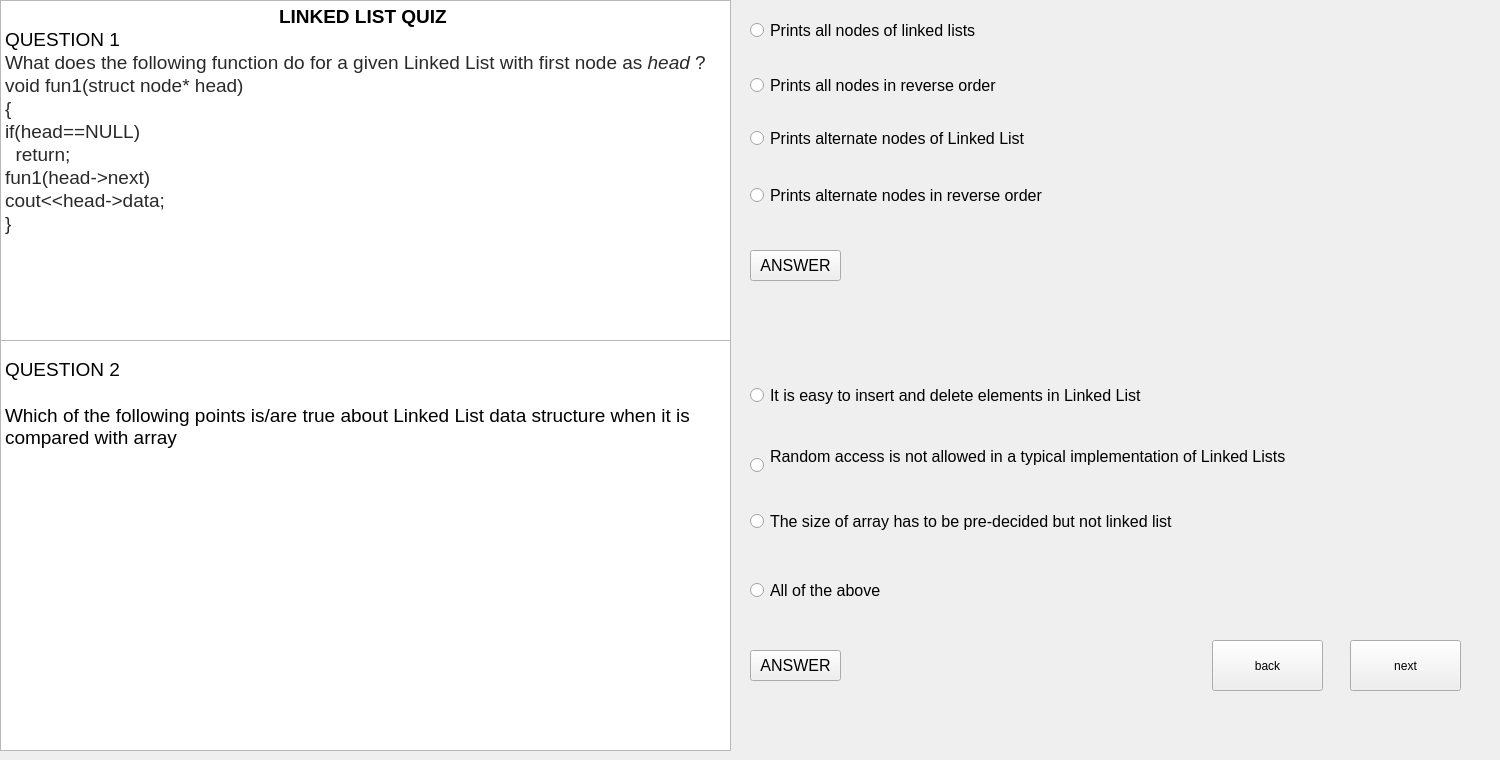
      <widget class="QWidget" name="tab_17">
       <attribute name="title">
        <string>LL 1</string>
       </attribute>
       <widget class="QTextBrowser" name="textBrowser">
        <property name="geometry">
         <rect>
          <x>0</x>
          <y>0</y>
          <width>731</width>
          <height>341</height>
         </rect>
        </property>
        <property name="html">
         <string>&lt;!DOCTYPE HTML PUBLIC &quot;-//W3C//DTD HTML 4.0//EN&quot; &quot;http://www.w3.org/TR/REC-html40/strict.dtd&quot;&gt;
&lt;html&gt;&lt;head&gt;&lt;meta name=&quot;qrichtext&quot; content=&quot;1&quot; /&gt;&lt;style type=&quot;text/css&quot;&gt;
p, li { white-space: pre-wrap; }
&lt;/style&gt;&lt;/head&gt;&lt;body style=&quot; font-family:'MS Shell Dlg 2'; font-size:7.8pt; font-weight:400; font-style:normal;&quot;&gt;
&lt;p align=&quot;center&quot; style=&quot; margin-top:0px; margin-bottom:0px; margin-left:0px; margin-right:0px; -qt-block-indent:0; text-indent:0px;&quot;&gt;&lt;span style=&quot; font-family:'MS Shell Dlg 2'; font-size:14pt; font-weight:600;&quot;&gt;LINKED LIST QUIZ &lt;/span&gt;&lt;/p&gt;
&lt;p style=&quot; margin-top:0px; margin-bottom:0px; margin-left:0px; margin-right:0px; -qt-block-indent:0; text-indent:0px;&quot;&gt;&lt;span style=&quot; font-family:'MS Shell Dlg 2'; font-size:14pt;&quot;&gt;QUESTION 1&lt;/span&gt;&lt;/p&gt;
&lt;p style=&quot; margin-top:0px; margin-bottom:0px; margin-left:0px; margin-right:0px; -qt-block-indent:0; text-indent:0px;&quot;&gt;&lt;span style=&quot; font-family:'Roboto'; font-size:14pt; color:rgba(0,0,0,0.839216); background-color:#ffffff;&quot;&gt;What does the following function do for a given Linked List with first node as &lt;/span&gt;&lt;span style=&quot; font-family:'Roboto'; font-size:14pt; font-style:italic; color:rgba(0,0,0,0.839216); background-color:#ffffff;&quot;&gt;head &lt;/span&gt;&lt;span style=&quot; font-family:'Roboto'; font-size:14pt; color:rgba(0,0,0,0.839216); background-color:#ffffff;&quot;&gt;?&lt;/span&gt;&lt;/p&gt;
&lt;p style=&quot; margin-top:0px; margin-bottom:0px; margin-left:0px; margin-right:0px; -qt-block-indent:0; text-indent:0px;&quot;&gt;&lt;span style=&quot; font-family:'Roboto'; font-size:14pt; color:rgba(0,0,0,0.839216); background-color:#ffffff;&quot;&gt;void fun1(struct node* head)&lt;/span&gt;&lt;/p&gt;
&lt;p style=&quot; margin-top:0px; margin-bottom:0px; margin-left:0px; margin-right:0px; -qt-block-indent:0; text-indent:0px;&quot;&gt;&lt;span style=&quot; font-family:'Roboto'; font-size:14pt; color:rgba(0,0,0,0.839216); background-color:#ffffff;&quot;&gt;{&lt;/span&gt;&lt;/p&gt;
&lt;p style=&quot; margin-top:0px; margin-bottom:0px; margin-left:0px; margin-right:0px; -qt-block-indent:0; text-indent:0px;&quot;&gt;&lt;span style=&quot; font-family:'Roboto'; font-size:14pt; color:rgba(0,0,0,0.839216); background-color:#ffffff;&quot;&gt;if(head==NULL)&lt;/span&gt;&lt;/p&gt;
&lt;p style=&quot; margin-top:0px; margin-bottom:0px; margin-left:0px; margin-right:0px; -qt-block-indent:0; text-indent:0px;&quot;&gt;&lt;span style=&quot; font-family:'Roboto'; font-size:14pt; color:rgba(0,0,0,0.839216); background-color:#ffffff;&quot;&gt;  return;&lt;/span&gt;&lt;/p&gt;
&lt;p style=&quot; margin-top:0px; margin-bottom:0px; margin-left:0px; margin-right:0px; -qt-block-indent:0; text-indent:0px;&quot;&gt;&lt;span style=&quot; font-family:'Roboto'; font-size:14pt; color:rgba(0,0,0,0.839216); background-color:#ffffff;&quot;&gt;fun1(head-&amp;gt;next)&lt;/span&gt;&lt;/p&gt;
&lt;p style=&quot; margin-top:0px; margin-bottom:0px; margin-left:0px; margin-right:0px; -qt-block-indent:0; text-indent:0px;&quot;&gt;&lt;span style=&quot; font-family:'Roboto'; font-size:14pt; color:rgba(0,0,0,0.839216); background-color:#ffffff;&quot;&gt;cout&amp;lt;&amp;lt;head-&amp;gt;data;&lt;/span&gt;&lt;/p&gt;
&lt;p style=&quot; margin-top:0px; margin-bottom:0px; margin-left:0px; margin-right:0px; -qt-block-indent:0; text-indent:0px;&quot;&gt;&lt;span style=&quot; font-family:'Roboto'; font-size:14pt; color:rgba(0,0,0,0.839216); background-color:#ffffff;&quot;&gt;}&lt;/span&gt;&lt;/p&gt;
&lt;p style=&quot;-qt-paragraph-type:empty; margin-top:0px; margin-bottom:0px; margin-left:0px; margin-right:0px; -qt-block-indent:0; text-indent:0px; font-family:'Roboto'; font-size:14pt; color:rgba(0,0,0,0.839216);&quot;&gt;&lt;br /&gt;&lt;/p&gt;&lt;/body&gt;&lt;/html&gt;</string>
        </property>
       </widget>
       <widget class="QTextBrowser" name="textBrowser_2">
        <property name="geometry">
         <rect>
          <x>0</x>
          <y>340</y>
          <width>731</width>
          <height>411</height>
         </rect>
        </property>
        <property name="html">
         <string>&lt;!DOCTYPE HTML PUBLIC &quot;-//W3C//DTD HTML 4.0//EN&quot; &quot;http://www.w3.org/TR/REC-html40/strict.dtd&quot;&gt;
&lt;html&gt;&lt;head&gt;&lt;meta name=&quot;qrichtext&quot; content=&quot;1&quot; /&gt;&lt;style type=&quot;text/css&quot;&gt;
p, li { white-space: pre-wrap; }
&lt;/style&gt;&lt;/head&gt;&lt;body style=&quot; font-family:'MS Shell Dlg 2'; font-size:7.8pt; font-weight:400; font-style:normal;&quot;&gt;
&lt;p align=&quot;center&quot; style=&quot;-qt-paragraph-type:empty; margin-top:0px; margin-bottom:0px; margin-left:0px; margin-right:0px; -qt-block-indent:0; text-indent:0px; font-family:'MS Shell Dlg 2'; font-size:8.25pt;&quot;&gt;&lt;br /&gt;&lt;/p&gt;
&lt;p style=&quot; margin-top:0px; margin-bottom:0px; margin-left:0px; margin-right:0px; -qt-block-indent:0; text-indent:0px;&quot;&gt;&lt;span style=&quot; font-family:'MS Shell Dlg 2'; font-size:14pt;&quot;&gt;QUESTION 2&lt;/span&gt;&lt;/p&gt;
&lt;p style=&quot;-qt-paragraph-type:empty; margin-top:0px; margin-bottom:0px; margin-left:0px; margin-right:0px; -qt-block-indent:0; text-indent:0px; font-family:'MS Shell Dlg 2'; font-size:14pt;&quot;&gt;&lt;br /&gt;&lt;/p&gt;
&lt;p style=&quot; margin-top:0px; margin-bottom:0px; margin-left:0px; margin-right:0px; -qt-block-indent:0; text-indent:0px;&quot;&gt;&lt;span style=&quot; font-family:'MS Shell Dlg 2'; font-size:14pt;&quot;&gt;Which of the following points is/are true about Linked List data structure when it is compared with array&lt;/span&gt;&lt;/p&gt;&lt;/body&gt;&lt;/html&gt;</string>
        </property>
       </widget>
       <widget class="QRadioButton" name="radioButton_5">
        <property name="geometry">
         <rect>
          <x>750</x>
          <y>440</y>
          <width>741</width>
          <height>51</height>
         </rect>
        </property>
        <property name="font">
         <font>
          <pointsize>12</pointsize>
         </font>
        </property>
        <property name="text">
         <string>Random access is not allowed in a typical implementation of Linked Lists
</string>
        </property>
       </widget>
       <widget class="QPushButton" name="pushButton_11">
        <property name="geometry">
         <rect>
          <x>750</x>
          <y>650</y>
          <width>91</width>
          <height>31</height>
         </rect>
        </property>
        <property name="font">
         <font>
          <pointsize>12</pointsize>
         </font>
        </property>
        <property name="text">
         <string>ANSWER</string>
        </property>
       </widget>
       <widget class="QRadioButton" name="radioButton_6">
        <property name="geometry">
         <rect>
          <x>750</x>
          <y>496</y>
          <width>661</width>
          <height>51</height>
         </rect>
        </property>
        <property name="font">
         <font>
          <pointsize>12</pointsize>
         </font>
        </property>
        <property name="text">
         <string>The size of array has to be pre-decided but not linked list</string>
        </property>
       </widget>
       <widget class="QRadioButton" name="radioButton_7">
        <property name="geometry">
         <rect>
          <x>750</x>
          <y>570</y>
          <width>381</width>
          <height>41</height>
         </rect>
        </property>
        <property name="font">
         <font>
          <pointsize>12</pointsize>
         </font>
        </property>
        <property name="text">
         <string>All of the above</string>
        </property>
       </widget>
       <widget class="QRadioButton" name="radioButton_8">
        <property name="geometry">
         <rect>
          <x>750</x>
          <y>380</y>
          <width>561</width>
          <height>31</height>
         </rect>
        </property>
        <property name="font">
         <font>
          <pointsize>12</pointsize>
         </font>
        </property>
        <property name="text">
         <string>It is easy to insert and delete elements in Linked List</string>
        </property>
       </widget>
       <widget class="QPushButton" name="pushButton_39">
        <property name="geometry">
         <rect>
          <x>1212</x>
          <y>640</y>
          <width>111</width>
          <height>51</height>
         </rect>
        </property>
        <property name="text">
         <string>back</string>
        </property>
       </widget>
       <widget class="QPushButton" name="pushButton_40">
        <property name="geometry">
         <rect>
          <x>1350</x>
          <y>640</y>
          <width>111</width>
          <height>51</height>
         </rect>
        </property>
        <property name="text">
         <string>next</string>
        </property>
       </widget>
       <widget class="QLabel" name="label_7">
        <property name="geometry">
         <rect>
          <x>890</x>
          <y>250</y>
          <width>141</width>
          <height>31</height>
         </rect>
        </property>
        <property name="font">
         <font>
          <pointsize>12</pointsize>
         </font>
        </property>
        <property name="text">
         <string/>
        </property>
       </widget>
       <widget class="QRadioButton" name="radioButton_4">
        <property name="geometry">
         <rect>
          <x>750</x>
          <y>180</y>
          <width>401</width>
          <height>31</height>
         </rect>
        </property>
        <property name="font">
         <font>
          <pointsize>12</pointsize>
         </font>
        </property>
        <property name="text">
         <string>Prints alternate nodes in reverse order</string>
        </property>
       </widget>
       <widget class="QRadioButton" name="radioButton_3">
        <property name="geometry">
         <rect>
          <x>750</x>
          <y>130</y>
          <width>351</width>
          <height>17</height>
         </rect>
        </property>
        <property name="font">
         <font>
          <pointsize>12</pointsize>
         </font>
        </property>
        <property name="text">
         <string>Prints alternate nodes of Linked List</string>
        </property>
       </widget>
       <widget class="QRadioButton" name="radioButton_2">
        <property name="geometry">
         <rect>
          <x>750</x>
          <y>70</y>
          <width>401</width>
          <height>31</height>
         </rect>
        </property>
        <property name="font">
         <font>
          <pointsize>12</pointsize>
         </font>
        </property>
        <property name="text">
         <string>Prints all nodes in reverse order</string>
        </property>
       </widget>
       <widget class="QPushButton" name="pushButton_10">
        <property name="geometry">
         <rect>
          <x>750</x>
          <y>250</y>
          <width>91</width>
          <height>31</height>
         </rect>
        </property>
        <property name="font">
         <font>
          <pointsize>12</pointsize>
         </font>
        </property>
        <property name="text">
         <string>ANSWER</string>
        </property>
       </widget>
       <widget class="QRadioButton" name="radioButton">
        <property name="geometry">
         <rect>
          <x>750</x>
          <y>10</y>
          <width>471</width>
          <height>41</height>
         </rect>
        </property>
        <property name="font">
         <font>
          <family>MS Shell Dlg 2</family>
          <pointsize>12</pointsize>
         </font>
        </property>
        <property name="text">
         <string>Prints all nodes of linked lists</string>
        </property>
       </widget>
       <widget class="QLabel" name="label_8">
        <property name="geometry">
         <rect>
          <x>890</x>
          <y>640</y>
          <width>111</width>
          <height>31</height>
         </rect>
        </property>
        <property name="font">
         <font>
          <pointsize>12</pointsize>
         </font>
        </property>
        <property name="text">
         <string/>
        </property>
       </widget>
      </widget>
